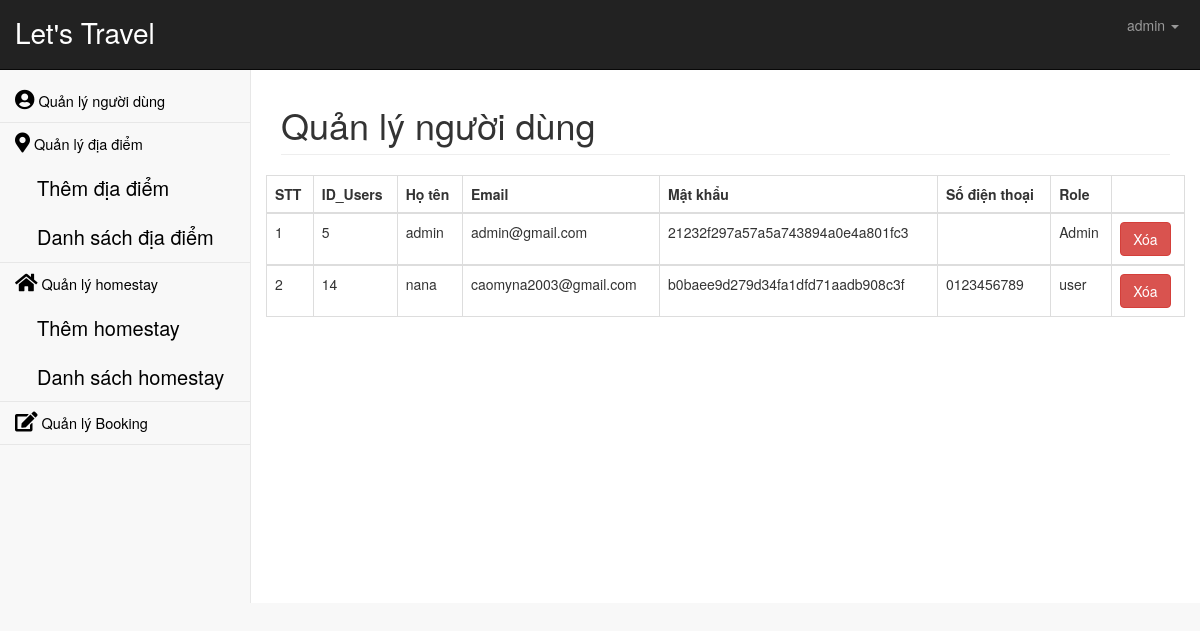
Screenshot of /admin/index.php?page=users.php (signed in) with the database file from the repository.
### tables this page shows
CREATE TABLE `users` (
  `id_users` int(11) NOT NULL,
  `fullname` varchar(50) NOT NULL,
  `password` varchar(50) NOT NULL,
  `email` varchar(100) DEFAULT NULL,
  `phone_number` varchar(20) DEFAULT NULL,
  `role` tinyint(1) DEFAULT 0
);

### model.php (called while the page is built, shortened)
<?php
    function connect_DB() {
        $dsn = 'mysql:host=localhost;dbname=homestay';
        $userAd = 'root';
        $passAd = '';
        try {
        $db = new PDO($dsn, $userAd, $passAd);
        }
        catch (PDOException $e) {
            $messageError = $e->getMessage();
            exit();
        }
        return $db;
    }
    function selectUser() {
        $db = connect_DB();
        $query = "SELECT * FROM users";
        $statement = $db->prepare($query);
        $statement->execute();
        $result = $statement->fetchAll();
        return $result;
    }
?>

### admin/modules/users.php (the view, shortened to what this page needs)
<?php
    include('../model.php');
?>
<div class="container-fluid">
    <div class="row">
        <div class="col-lg-12">
            <h1 class="page-header">Quản lý người dùng</h1>
        </div>
    </div>
    <div class="row">
        <table class="table table-bordered table-hover">
            <thead>
                <tr>
                    <th>STT</th>
                    <th>ID_Users</th>
                    <th>Họ tên</th>
                    <th>Email</th>
                    <th>Mật khẩu</th>
                    <th>Số điện thoại</th>
                    <th>Role</th>
                    <th></th>
                </tr>
            </thead>
            <tbody>
                <?php
                    $users = selectUser();
                    $index = 1;
                    foreach($users as $item) :
                ?>
                <tr>
                    <td><?php echo $index++; ?></td>
                    <td name="id_users"><?php echo $item['id_users']; ?></td>
                    <td><?php echo $item['fullname']; ?></td>
                    <td><?php echo $item['email']; ?></td>
                    <td><?php echo $item['password']; ?></td>
                    <td><?php echo $item['phone_number']; ?></td>
                    <td>
                        <?php
                            if ($item['role']==1) {
                                echo 'Admin';
                            }else{
                                echo 'user';
                            }
                        ?>
                    </td>
                    <td>
                        <a href="index.php?page=users.php&id_users=<?php echo $item['id_users']; ?>" onclick = "deleteUserByID($item['id_users'])" class="btn btn-danger">Xóa</a>
                    </td>
                </tr>
            </tbody>
            <?php endforeach;?>
        </table>
    </div>
</div>

### admin/css/startmin.css (style rules this page uses)
body { background-color: #f8f8f8; }

### admin/css/main.css (style rules this page uses)
.sidebar-nav i,a { color: black; }
table { padding-top: 0px; line-height: 25px; }

### rows the page displays
users: id_users "5", fullname "admin", email "admin@gmail.com", password "21232f297a57a5a743894a0e4a801fc3", role "Admin"
users: id_users "14", fullname "nana", email "caomyna2003@gmail.com", password "b0baee9d279d34fa1dfd71aadb908c3f", phone_number "0123456789", role "user"

### other values shown
$_SESSION['fullname'] "admin"
